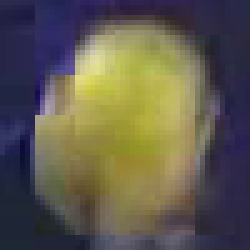
#> input picture data/annotations/ball_patch.png, 50 x 50 px (shown 5 times larger)
$ python -i sync_videos.py   (imports and definitions only)
#> lines starting #> are read from the running program, lines starting #| are printed output that depends on the picture
"""Find the time offset between two recordings of the same rally/match.

Usage:
    python scripts/sync_videos.py data/camA.mp4 data/camB.mp4
    python scripts/sync_videos.py data/camA.mp4 data/camB.mp4 --guess 12.4 --search 2
    python scripts/sync_videos.py data/camA.mp4 data/camB.mp4 --offset 12.37   (manual, preview only)

If automatic sync is unreliable, find ONE clear event in both videos (a serve contact,
a whistle, the ball landing), note its time in each, and pass --guess (time_B - time_A).
The script then refines it with audio within +-search seconds.

Result convention
    offset_s = (time of an event in B) - (time of the same event in A)
    So frame f of A matches frame round((f / fps_A + offset_s) * fps_B) of B.

Methods
    audio  (default, reference). Both phones hear the same whistles, ball contacts and
           shouts. Each soundtrack becomes a multi-band "onset" signal at 1 kHz (the audio
           is split into frequency bands; in each band, rises in log energy are kept),
           which is robust to the two phones' different microphones and to echo.
           Voting: every 30 s chunk of A is matched independently against all of B. If
           many chunks vote for the same offset, it is reliable; the answer is the median
           of the agreeing chunks. A trend across them would reveal clock drift.
           Correlation is normalised by the amount of overlap at each lag, so partially
           overlapping recordings (trimmed separately) are handled.
    vision (--vision, optional). Uses no sound: a motion-energy signal per frame (how much
           of the image changed since the last frame) is cross-correlated between the two
           cameras. Players start and stop moving at the same moments in both views.
           Resolution is one frame. Compare it against the audio result.

Caveat: sound travels 343 m/s. Cameras at opposite ends ~20 m apart hear a sound made
next to one camera up to ~60 ms (~2 frames) apart. Sounds from mid-court (the referee's
whistle at the net, most ball contacts) arrive almost together, and correlating over a
whole recording averages the rest, but expect residual errors of a frame or so.

Outputs
    data/annotations/sync_<A>_<B>.json   offset, per-chunk checks, confidence
    results/sync/<A>_<B>_preview.mp4     side-by-side synced clip to check by eye
"""
import argparse
import json
import shutil
import subprocess
from pathlib import Path

import cv2
import numpy as np
from scipy import signal

ENV_RATE = 1000          # onset signal sample rate (Hz) -> 1 ms resolution (fine stage)
COARSE_RATE = 100        # coarse stage rate (Hz); signals blurred so that sounds reaching
COARSE_BLUR_S = 0.04     #   the two phones up to ~+-60 ms apart still overlap
FINE_WINDOW_S = 0.15     # fine stage searches +-this around the coarse answer
AUDIO_RATE = 16000       # audio decoded at this rate
CHUNK_S = 30.0           # chunk length for voting
AGREE_S = 0.1            # chunks within this of each other vote for the same offset
MIN_OVERLAP_S = 20.0     # ignore lags where the recordings overlap less than this
BANDS = [(300, 600), (600, 1200), (1200, 2400), (2400, 4800), (4800, 7900)]  # Hz


# ---------------------------------------------------------------- utilities
# [48 lines left out: functions ffmpeg_exe, video_info, load_audio, onset_signal, not called in this run]


def motion_signal(path, width=160):
    """Fraction of changed pixels between consecutive frames, one value per frame."""
#> called with path = '../data/annotations/ball_patch.png', width = 160
    cap = cv2.VideoCapture(str(path))
    prev, out = None, []
    while True:
        ok, frame = cap.read()
#> frame is the input picture: shape (50, 50, 3); mean B, G, R 78.1, 91.2, 96.5
        if not ok:
            break
        h, w = frame.shape[:2]
#> h = 50; w = 50
        g = cv2.cvtColor(cv2.resize(frame, (width, int(width * h / w))), cv2.COLOR_BGR2GRAY)
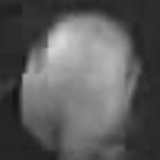
#> g: shape (160, 160); min 16, max 216, mean 91.2
        g = cv2.GaussianBlur(g, (3, 3), 0)
        out.append(0.0 if prev is None else float(np.mean(cv2.absdiff(g, prev) > 12)))
        prev = g
    cap.release()
    m = np.asarray(out)
    m = m - signal.medfilt(m, 31)                         # keep changes, not slow trends
    return (m - m.mean()) / (m.std() + 1e-9)


# [286 lines left out: functions coarse, correlation, best_lag, sync_audio, sync_vision, save_diagnostics and 2 more, not called in this run]


# [2 lines not run here, left out]

>>> result = motion_signal('../data/annotations/ball_patch.png')
